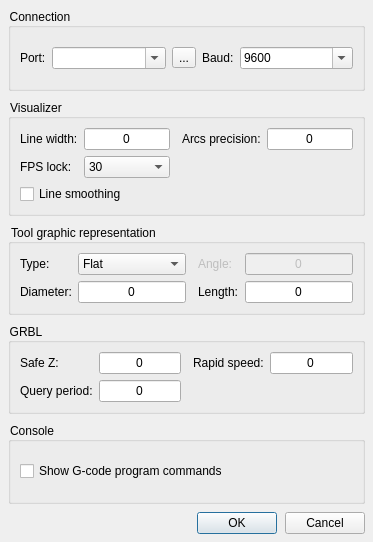
<?xml version="1.0" encoding="UTF-8"?>
<ui version="4.0">
 <class>frmSettings</class>
 <widget class="QDialog" name="frmSettings">
  <property name="geometry">
   <rect>
    <x>0</x>
    <y>0</y>
    <width>373</width>
    <height>542</height>
   </rect>
  </property>
  <property name="windowTitle">
   <string>Settings</string>
  </property>
  <property name="styleSheet">
   <string notr="true">QWidget {
	font-size: 9pt;
}</string>
  </property>
  <property name="modal">
   <bool>true</bool>
  </property>
  <layout class="QVBoxLayout" name="verticalLayout_4">
   <property name="spacing">
    <number>8</number>
   </property>
   <property name="leftMargin">
    <number>8</number>
   </property>
   <property name="topMargin">
    <number>8</number>
   </property>
   <property name="rightMargin">
    <number>8</number>
   </property>
   <property name="bottomMargin">
    <number>8</number>
   </property>
   <item>
    <widget class="QGroupBox" name="groupBox">
     <property name="title">
      <string>Connection</string>
     </property>
     <layout class="QVBoxLayout" name="verticalLayout">
      <item>
       <layout class="QHBoxLayout" name="horizontalLayout_2" stretch="0,1,0,0,1">
        <item>
         <widget class="QLabel" name="label">
          <property name="text">
           <string>Port:</string>
          </property>
         </widget>
        </item>
        <item>
         <widget class="QComboBox" name="cboPort">
          <property name="editable">
           <bool>true</bool>
          </property>
         </widget>
        </item>
        <item>
         <widget class="QToolButton" name="cmdRefresh">
          <property name="text">
           <string>...</string>
          </property>
          <property name="icon">
           <iconset resource="res.qrc">
            <normaloff>:/images/restart.png</normaloff>:/images/restart.png</iconset>
          </property>
         </widget>
        </item>
        <item>
         <widget class="QLabel" name="label_2">
          <property name="text">
           <string>Baud:</string>
          </property>
         </widget>
        </item>
        <item>
         <widget class="QComboBox" name="cboBaud">
          <property name="editable">
           <bool>true</bool>
          </property>
          <property name="currentText">
           <string>9600</string>
          </property>
          <item>
           <property name="text">
            <string>9600</string>
           </property>
          </item>
          <item>
           <property name="text">
            <string>14400</string>
           </property>
          </item>
          <item>
           <property name="text">
            <string>19200</string>
           </property>
          </item>
          <item>
           <property name="text">
            <string>38400</string>
           </property>
          </item>
          <item>
           <property name="text">
            <string>57600</string>
           </property>
          </item>
          <item>
           <property name="text">
            <string>115200</string>
           </property>
          </item>
         </widget>
        </item>
       </layout>
      </item>
     </layout>
    </widget>
   </item>
   <item>
    <widget class="QGroupBox" name="groupBox_6">
     <property name="title">
      <string>Visualizer</string>
     </property>
     <layout class="QVBoxLayout" name="verticalLayout_2">
      <item>
       <layout class="QGridLayout" name="gridLayout_3">
        <item row="1" column="1">
         <widget class="QComboBox" name="cboFps">
          <item>
           <property name="text">
            <string>30</string>
           </property>
          </item>
          <item>
           <property name="text">
            <string>60</string>
           </property>
          </item>
          <item>
           <property name="text">
            <string>120</string>
           </property>
          </item>
         </widget>
        </item>
        <item row="0" column="3">
         <widget class="QLabel" name="label_6">
          <property name="text">
           <string>Arcs precision:</string>
          </property>
         </widget>
        </item>
        <item row="0" column="1">
         <widget class="QLineEdit" name="txtLineWidth">
          <property name="text">
           <string>0</string>
          </property>
          <property name="alignment">
           <set>Qt::AlignCenter</set>
          </property>
         </widget>
        </item>
        <item row="0" column="0">
         <widget class="QLabel" name="label_5">
          <property name="text">
           <string>Line width:</string>
          </property>
         </widget>
        </item>
        <item row="0" column="4">
         <widget class="QLineEdit" name="txtArcPrecision">
          <property name="text">
           <string>0</string>
          </property>
          <property name="alignment">
           <set>Qt::AlignCenter</set>
          </property>
         </widget>
        </item>
        <item row="1" column="0">
         <widget class="QLabel" name="label_7">
          <property name="text">
           <string>FPS lock:</string>
          </property>
         </widget>
        </item>
        <item row="0" column="2">
         <spacer name="horizontalSpacer_5">
          <property name="orientation">
           <enum>Qt::Horizontal</enum>
          </property>
          <property name="sizeType">
           <enum>QSizePolicy::Fixed</enum>
          </property>
          <property name="sizeHint" stdset="0">
           <size>
            <width>6</width>
            <height>20</height>
           </size>
          </property>
         </spacer>
        </item>
       </layout>
      </item>
      <item>
       <widget class="QCheckBox" name="chkAntialiasing">
        <property name="text">
         <string>Line smoothing</string>
        </property>
       </widget>
      </item>
     </layout>
    </widget>
   </item>
   <item>
    <widget class="QGroupBox" name="groupBox_4">
     <property name="title">
      <string>Tool graphic representation</string>
     </property>
     <layout class="QGridLayout" name="gridLayout">
      <item row="1" column="1">
       <widget class="QLineEdit" name="txtToolDiameter">
        <property name="text">
         <string>0</string>
        </property>
        <property name="alignment">
         <set>Qt::AlignCenter</set>
        </property>
       </widget>
      </item>
      <item row="0" column="0">
       <widget class="QLabel" name="label_3">
        <property name="text">
         <string>Type:</string>
        </property>
       </widget>
      </item>
      <item row="1" column="0">
       <widget class="QLabel" name="label_4">
        <property name="text">
         <string>Diameter:</string>
        </property>
       </widget>
      </item>
      <item row="0" column="1">
       <widget class="QComboBox" name="cboToolType">
        <item>
         <property name="text">
          <string>Flat</string>
         </property>
        </item>
        <item>
         <property name="text">
          <string>Conic</string>
         </property>
        </item>
       </widget>
      </item>
      <item row="0" column="4">
       <widget class="QLabel" name="lblToolAngle">
        <property name="enabled">
         <bool>false</bool>
        </property>
        <property name="text">
         <string>Angle:</string>
        </property>
       </widget>
      </item>
      <item row="1" column="5">
       <widget class="QLineEdit" name="txtToolLength">
        <property name="text">
         <string>0</string>
        </property>
        <property name="alignment">
         <set>Qt::AlignCenter</set>
        </property>
       </widget>
      </item>
      <item row="1" column="4">
       <widget class="QLabel" name="lblToolLength">
        <property name="text">
         <string>Length:</string>
        </property>
       </widget>
      </item>
      <item row="0" column="5">
       <widget class="QLineEdit" name="txtToolAngle">
        <property name="enabled">
         <bool>false</bool>
        </property>
        <property name="text">
         <string>0</string>
        </property>
        <property name="alignment">
         <set>Qt::AlignCenter</set>
        </property>
       </widget>
      </item>
      <item row="0" column="2">
       <spacer name="horizontalSpacer_4">
        <property name="orientation">
         <enum>Qt::Horizontal</enum>
        </property>
        <property name="sizeType">
         <enum>QSizePolicy::Fixed</enum>
        </property>
        <property name="sizeHint" stdset="0">
         <size>
          <width>6</width>
          <height>20</height>
         </size>
        </property>
       </spacer>
      </item>
     </layout>
    </widget>
   </item>
   <item>
    <widget class="QGroupBox" name="groupBox_2">
     <property name="title">
      <string>GRBL</string>
     </property>
     <layout class="QGridLayout" name="gridLayout_2">
      <item row="0" column="4">
       <widget class="QLineEdit" name="txtRapidSpeed">
        <property name="text">
         <string>0</string>
        </property>
        <property name="alignment">
         <set>Qt::AlignCenter</set>
        </property>
       </widget>
      </item>
      <item row="1" column="1">
       <widget class="QLineEdit" name="txtQueryStateTime">
        <property name="text">
         <string>0</string>
        </property>
        <property name="alignment">
         <set>Qt::AlignCenter</set>
        </property>
       </widget>
      </item>
      <item row="0" column="3">
       <widget class="QLabel" name="label_10">
        <property name="text">
         <string>Rapid speed:</string>
        </property>
       </widget>
      </item>
      <item row="1" column="0">
       <widget class="QLabel" name="label_11">
        <property name="text">
         <string>Query period:</string>
        </property>
       </widget>
      </item>
      <item row="0" column="0">
       <widget class="QLabel" name="label_9">
        <property name="text">
         <string>Safe Z:</string>
        </property>
       </widget>
      </item>
      <item row="0" column="1">
       <widget class="QLineEdit" name="txtSafeZ">
        <property name="text">
         <string>0</string>
        </property>
        <property name="alignment">
         <set>Qt::AlignCenter</set>
        </property>
       </widget>
      </item>
      <item row="0" column="2">
       <spacer name="horizontalSpacer_6">
        <property name="orientation">
         <enum>Qt::Horizontal</enum>
        </property>
        <property name="sizeType">
         <enum>QSizePolicy::Fixed</enum>
        </property>
        <property name="sizeHint" stdset="0">
         <size>
          <width>6</width>
          <height>20</height>
         </size>
        </property>
       </spacer>
      </item>
     </layout>
    </widget>
   </item>
   <item>
    <widget class="QGroupBox" name="groupBox_3">
     <property name="title">
      <string>Console</string>
     </property>
     <layout class="QVBoxLayout" name="verticalLayout_3">
      <item>
       <widget class="QCheckBox" name="chkShowAllCommands">
        <property name="sizePolicy">
         <sizepolicy hsizetype="Expanding" vsizetype="Fixed">
          <horstretch>0</horstretch>
          <verstretch>0</verstretch>
         </sizepolicy>
        </property>
        <property name="text">
         <string>Show G-code program commands</string>
        </property>
       </widget>
      </item>
     </layout>
    </widget>
   </item>
   <item>
    <layout class="QHBoxLayout" name="horizontalLayout">
     <item>
      <spacer name="horizontalSpacer">
       <property name="orientation">
        <enum>Qt::Horizontal</enum>
       </property>
       <property name="sizeHint" stdset="0">
        <size>
         <width>40</width>
         <height>20</height>
        </size>
       </property>
      </spacer>
     </item>
     <item>
      <widget class="QPushButton" name="cmdOK">
       <property name="text">
        <string>OK</string>
       </property>
      </widget>
     </item>
     <item>
      <widget class="QPushButton" name="cmdCancel">
       <property name="text">
        <string>Cancel</string>
       </property>
      </widget>
     </item>
    </layout>
   </item>
  </layout>
 </widget>
 <tabstops>
  <tabstop>cboPort</tabstop>
  <tabstop>cmdRefresh</tabstop>
  <tabstop>cboBaud</tabstop>
  <tabstop>txtLineWidth</tabstop>
  <tabstop>txtArcPrecision</tabstop>
  <tabstop>cboFps</tabstop>
  <tabstop>chkAntialiasing</tabstop>
  <tabstop>cboToolType</tabstop>
  <tabstop>txtToolAngle</tabstop>
  <tabstop>txtToolDiameter</tabstop>
  <tabstop>txtToolLength</tabstop>
  <tabstop>txtSafeZ</tabstop>
  <tabstop>txtRapidSpeed</tabstop>
  <tabstop>txtQueryStateTime</tabstop>
  <tabstop>chkShowAllCommands</tabstop>
  <tabstop>cmdOK</tabstop>
  <tabstop>cmdCancel</tabstop>
 </tabstops>
 <resources>
  <include location="res.qrc"/>
 </resources>
 <connections/>
</ui>
